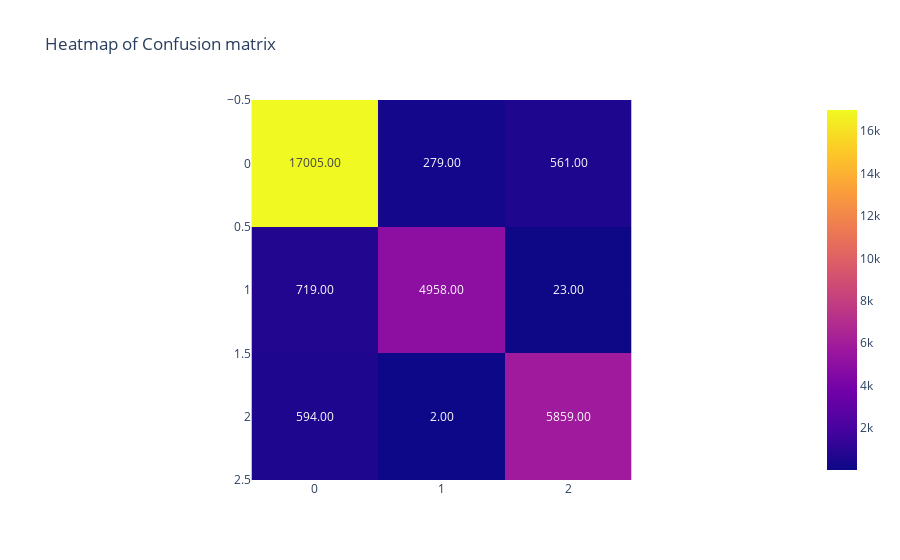

The notebook cell this image was saved under:
### Markdown cell above
### 1.1. Regresja logistyczna

### Code cell
# logistic regression
from sklearn.linear_model import LogisticRegression

lg = LogisticRegression(random_state=101, solver='lbfgs', multi_class='multinomial',max_iter=10000)
lg_score = score(lg, "Logistic Regression")

### Figure 1 — Plotly figure (JSON) as saved in the notebook; plotly's stock layout.template omitted (floating-point values rounded to 4 significant figures)
{"data": [{"coloraxis": "coloraxis", "hovertemplate": "x: %{x}<br>y: %{y}<br>color: %{z}<extra></extra>", "name": "0", "texttemplate": "%{z:.2f}", "type": "heatmap", "xaxis": "x", "yaxis": "y", "z": [[17005, 279, 561], [719, 4958, 23], [594, 2, 5859]]}], "layout": {"coloraxis": {"colorscale": [[0, "#0d0887"], [0.1111, "#46039f"], [0.2222, "#7201a8"], [0.3333, "#9c179e"], [0.4444, "#bd3786"], [0.5556, "#d8576b"], [0.6667, "#ed7953"], [0.7778, "#fb9f3a"], [0.8889, "#fdca26"], [1, "#f0f921"]]}, "title": {"text": "Heatmap of Confusion matrix"}, "xaxis": {"anchor": "y", "constrain": "domain", "domain": [0, 1], "scaleanchor": "y"}, "yaxis": {"anchor": "x", "autorange": "reversed", "constrain": "domain", "domain": [0, 1]}}}
